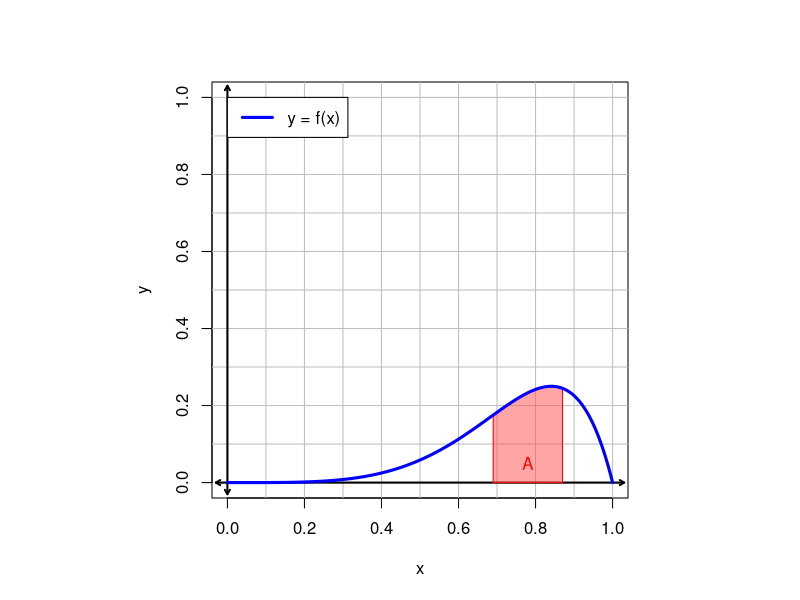

The R source for this figure:
## ---- chunk 1
options(scipen=999)
fixer = function(exp){
  exp = gsub("+{-","-{",exp,fixed=T)
  exp = gsub("{1}x^{0}","1",exp,fixed=T)
  exp = gsub("{1}","{}",exp,fixed=T)
  exp = gsub("x^{0}","{}",exp,fixed=T)
  return(exp)
}
fixer2 = function(exp){
  exp = gsub("+{-","-{",exp,fixed=T)
  return(exp)
}

while(T){
  pows = sort(sample(1:9,2))
  xs = round(sort(sample(11:89,2))/100,2)
  ys = xs^pows[1]-xs^pows[2]
  nt1 = xs[2]^(pows[1]+1)/(pows[1]+1)
  nt2 = xs[2]^(pows[2]+1)/(pows[2]+1)
  nt3 = xs[1]^(pows[1]+1)/(pows[1]+1)
  nt4 = xs[1]^(pows[2]+1)/(pows[2]+1)
  A = nt1-nt2-nt3+nt4
  if(min(ys)>0.05 && abs(diff(xs))>0.1 && A>0.01){break}
}

f = fixer(paste0("x^{",pows[1],"}-x^{",pows[2],"}"))
g = paste0("\\frac{1}{",pows[1]+1,"}x^{",pows[1]+1,"}-\\frac{1}{",pows[2]+1,"}x^{",pows[2]+1,"}")

t1 = paste0("\\frac{1}{",pows[1]+1,"}(",xs[2],")^{",pows[1]+1,"}")
t2 = paste0("\\frac{1}{",pows[2]+1,"}(",xs[2],")^{",pows[2]+1,"}")
t3 = paste0("\\frac{1}{",pows[1]+1,"}(",xs[1],")^{",pows[1]+1,"}")
t4 = paste0("\\frac{1}{",pows[2]+1,"}(",xs[1],")^{",pows[2]+1,"}")



## ---- chunk 2
par(pty="s")
plot(0,0,type="n",xlim=c(0,1),ylim=c(0,1),xlab="x",ylab="y")
for(i in seq(0.1,1,0.1)){
  abline(h=i,col="grey")
  abline(v=i,col="grey")
}
arrows(-0.03,0,1.03,0,code=3,lwd=2,length=0.05)
arrows(0,-0.03,0,1.03,code=3,lwd=2,length=0.05)
x = seq(0,1,0.0001)
y = x^pows[1]-x^pows[2]
legend(0,1,"y = f(x)",col="blue",lwd=3)

polygon(c(xs[1],x[(x>=xs[1])&(x<=xs[2])],xs[2]),c(0,y[(x>=xs[1])&(x<=xs[2])],0),col=rgb(1,0.3,0.3,0.5),border="red")
text(mean(xs),0.05,"A",col="red")
lines(x,y,col="blue",lwd=3)
